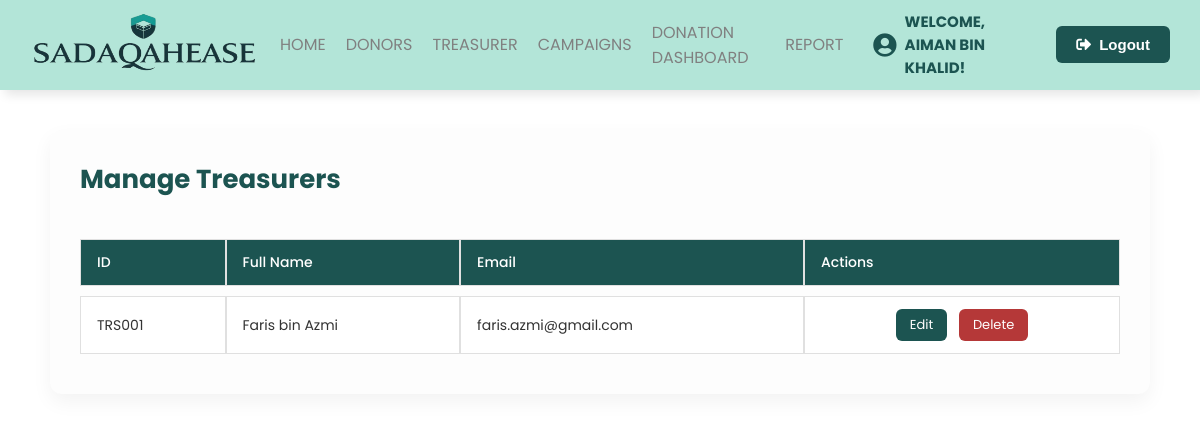
The app's page /manage-treasurers/ (signed in) with its own data.
### SadaqahEase/models.py (models this page shows, shortened)
class Admin(models.Model):
    adminid = models.CharField(max_length=6, primary_key=True)
    name = models.CharField(max_length=100)
    email = models.EmailField()
    password = models.CharField(max_length=100)

class Treasurer(models.Model):
    treasurerid = models.CharField(max_length=6, primary_key=True)
    name = models.CharField(max_length=100)
    email = models.EmailField()
    password = models.CharField(max_length=100)

### SadaqahEase/views.py (the view)
# urls.py: path('manage-treasurers/', views.manage_treasurers, name='manage_treasurers'),
def manage_treasurers(request):
    admin_id = request.session.get('admin_id')
    if not admin_id:
        return redirect('admin_login')
    from .models import Admin
    admin = Admin.objects.get(adminid=admin_id)
    treasurers = Treasurer.objects.all()
    return render(request, 'managetreasurers.html', {'treasurers': treasurers, 'admin': admin})

### SadaqahEase/templates/managetreasurers.html (shortened to what this page needs)
{% load static %}
<!DOCTYPE html>
<html lang="en">
<head>
  <link rel="stylesheet" href="https://cdnjs.cloudflare.com/ajax/libs/font-awesome/5.14.0/css/all.min.css"/>
</head>
<body>
<header>
  <div class="content flex_space">
    <div class="logo">
      <img src="{% static 'Sadaqahlogo.png' %}" alt="SadaqahEase Logo"/>
    </div>
    <div class="navbar">
      <ul id="menulist">
        <li><a href="{% url 'admin_mainpage' %}">Home</a></li>
        <li><a href="{% url 'manage_donors' %}">Donors</a></li>
        <li><a href="">Treasurer</a></li>
        <li><a href="">Campaigns</a></li>
        <li><a href="">Donation Dashboard</a></li>
        <li><a href="">Report</a></li>
        <li>
          <div class="welcome-message">
            <i class="fas fa-user-circle"></i>
            Welcome, {{ admin.name }}!
          </div>
        </li>
        <li>
          <form method="post" action="{% url 'logout' %}">
            <button type="submit" class="primary_btn">
              <i class="fas fa-sign-out-alt"></i> Logout
            </button>
          </form>
        </li>
      </ul>
    </div>
  </div>
</header>
<main>
  <h1>Manage Treasurers</h1>
  {% if treasurers %}
<table class="treasurer-table">
  <thead>
    <tr>
      <th>ID</th>
      <th>Full Name</th>
      <th>Email</th>
      <th>Actions</th>
    </tr>
  </thead>
  <tbody>
    {% for treasurer in treasurers %}
    <tr>
      <td>{{ treasurer.treasurerid }}</td>
      <td>{{ treasurer.name }}</td>
      <td>{{ treasurer.email }}</td>
      <td>
        <a href="{% url 'edit_treasurer' treasurer.treasurerid %}" class="action-btn edit">Edit</a>
        <a href="{% url 'delete_treasurer' treasurer.treasurerid %}" class="action-btn delete" onclick="return confirm('Are you sure you want to delete this treasurer?');">Delete</a>
      </td>
    </tr>
    {% endfor %}
  </tbody>
</table>
  {% else %}
    <p>No treasurers found.</p>
  {% endif %}
</main>
</body>
</html>

### SadaqahEase/templates/managetreasurers.html (style rules this page uses)
* { padding: 0; margin: 0; box-sizing: border-box; }
body { font-family: "Poppins", sans-serif; background-color: #fff; }
header a { text-decoration: none; }
li { list-style: none; }
.flex_space { display: flex; justify-content: space-between; align-items: center; }
button { border: none; background: none; transition: 0.5s; cursor: pointer; }
.primary_btn { padding: 10px 20px; background: #1c5451; font-weight: bold; color: white; border-radius: 6px; display: flex; align-items: center; justify-content: center; font-size: 15px; gap: 8px; }
.welcome-message { display: flex; align-items: center; gap: 8px; color: #1c5451; font-weight: bold; font-size: 15px; padding: 10px; }
.welcome-message i { font-size: 24px; transition: transform 0.3s ease, color 0.3s ease; }
header { height: 90px; padding: 0 20px; position: sticky; top: 0; z-index: 1000; background: rgb(179, 229, 216); box-shadow: 5px 5px 10px rgba(0, 0, 0, 0.1); }
header img { padding: 10px; width: 250px; height: 80px; }
header ul { display: flex; align-items: center; }
header ul li { margin: 0 10px; text-transform: uppercase; }
header ul li a { color: grey; transition: 0.3s; }
.treasurer-table { width: 100%; border-collapse: separate; border-spacing: 0 10px; }
.treasurer-table th, .treasurer-table td { padding: 12px 16px; background: #fff; border: 1px solid #e0e0e0; font-size: 14px; color: #333; }
.treasurer-table th { background-color: #1c5451; color: white; text-align: left; font-size: 14px; font-weight: 500; }
.treasurer-table td:last-child { text-align: center; }
.action-btn { padding: 6px 14px; border-radius: 6px; color: #fff; font-size: 13px; margin: 0 4px; text-decoration: none; display: inline-block; transition: background-color 0.3s ease; }
.action-btn.edit { background-color: #1c5451; }
.action-btn.delete { background-color: #b53838; }
main { max-width: 1100px; margin: 40px auto; padding: 30px; background: #fdfdfd; border-radius: 12px; box-shadow: 0 8px 20px rgba(0, 0, 0, 0.05); }
h1 { font-size: 26px; margin-bottom: 30px; color: #1c5451; text-align: left; }

### records on screen
Admin: name "AIMAN BIN KHALID"
Treasurer: treasurerid "TRS001", name "Faris bin Azmi", email "faris.azmi@gmail.com"
